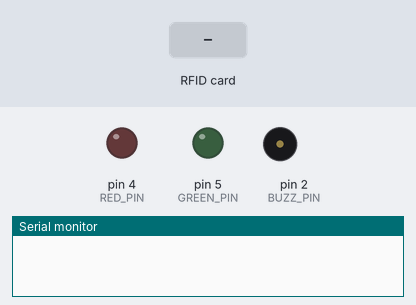
Recording of a sketch running on a simulated Arduino Uno, built with avr-gcc and run on an emulated ATmega328P. Shown: output pins drawn as LEDs (lit = HIGH), buzzer (waves = sounding), the last lines printed to the serial monitor. The inputs (shaded band) are chosen by the test bench. Pins used as bus, display or sensor lines are not drawn.

Above: at 1.2 s.
1.3 s: RFID card 04 5C 71 BA 8F 61 80 held to the reader
At 1.4 s:
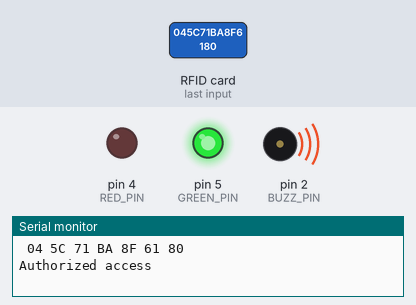
At 2.1 s:
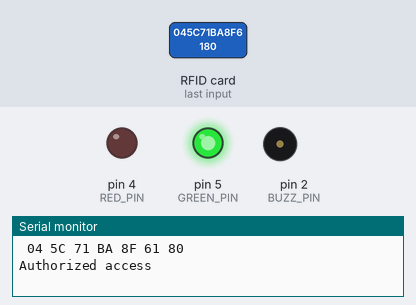
3.8 s: RFID card 5E 7A 19 C4 held to the reader
At 4.6 s:
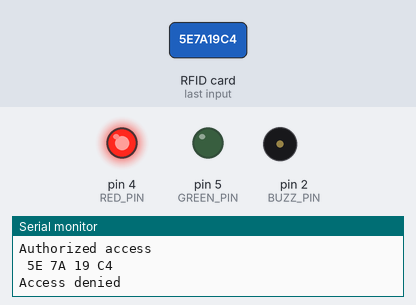
Timing chart, 0 to 6.8 s (numbered marks = the images above; inputs shaded):
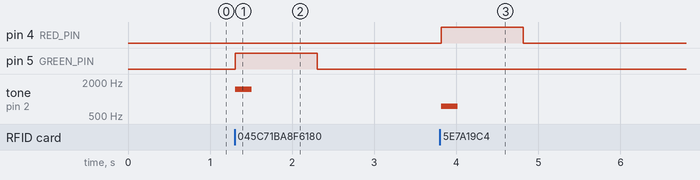

Measured:
- after the input at 1.3 s, pin 5 (GREEN_PIN): LOW → HIGH at once, → LOW 1.0 s later; tone on pin 2 (BUZZ_PIN): silent → 1500 Hz at once, → silent 0.20 s later
- after the input at 3.8 s, pin 4 (RED_PIN): LOW → HIGH at once, → LOW 1.0 s later; tone on pin 2 (BUZZ_PIN): silent → 750 Hz at once, → silent 0.20 s later

The sketch:

rfid.ino
```cpp
#include <SPI.h>
#include <MFRC522.h>

#define RST_PIN         9          // Configurable, see typical pin layout above
#define SS_PIN          10         // Configurable, see typical pin layout above
#define RED_PIN         4
#define GREEN_PIN       5
#define BUZZ_PIN        2

MFRC522 mfrc522(SS_PIN, RST_PIN);  // Create MFRC522 instance

void setup() {
	Serial.begin(9600);
	SPI.begin();
	mfrc522.PCD_Init();

  pinMode(BUZZ_PIN, OUTPUT);
  pinMode(RED_PIN, OUTPUT);
  pinMode(GREEN_PIN, OUTPUT);
}

void loop() {
	// Reset the loop if no new card present on the sensor/reader. This saves the entire process when idle.
	if ( ! mfrc522.PICC_IsNewCardPresent()) {
		return;
	}

	// Select one of the cards
	if ( ! mfrc522.PICC_ReadCardSerial()) {
		return;
	}

	// Dump debug info about the card; PICC_HaltA() is automatically called
	// mfrc522.PICC_DumpToSerial(&(mfrc522.uid));
  String content= "";
  byte letter;

  for (byte i = 0; i < mfrc522.uid.size; i++){
     Serial.print(mfrc522.uid.uidByte[i] < 0x10 ? " 0" : " ");
     Serial.print(mfrc522.uid.uidByte[i], HEX);
     content.concat(String(mfrc522.uid.uidByte[i] < 0x10 ? " 0" : " "));
     content.concat(String(mfrc522.uid.uidByte[i], HEX));
  }

  Serial.println();

  content.toUpperCase();

  if (content.substring(1) == "04 5C 71 BA 8F 61 80"){
    Serial.println("Authorized access");
    digitalWrite(GREEN_PIN, HIGH);

    tone(BUZZ_PIN, 1500, 200);

    delay(1000);
    digitalWrite(GREEN_PIN, LOW);
  }else   {
    Serial.println("Access denied");

    digitalWrite(RED_PIN, HIGH);
    tone(BUZZ_PIN, 750, 200);

    delay(1000);
    digitalWrite(RED_PIN, LOW);
  }
}
```
